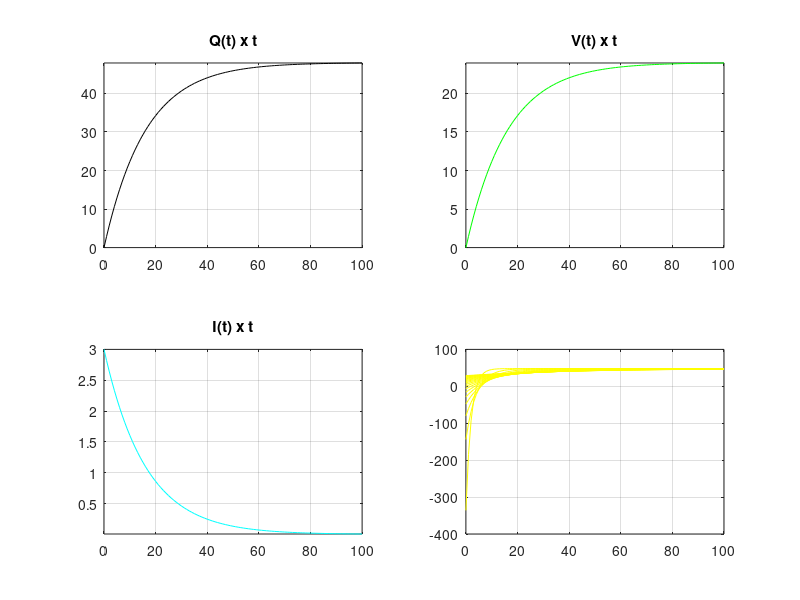

This chart was generated by the following MATLAB code:
# Calculos EDO 1 ordem circuitos
clc, clear all, close all, format long
R = 8;
C = 2;
V = 24;
t0 = 0;
Q0 = 0;
t = 0:100;
K = -48/3;
Q = V.*C + (V./R).*K.*exp(-t./(R.*C));
Vc = Q/C;
I = 3.*exp(-t./16);


t1 = 16;
Qt = V.*C + (V./R).*K.*exp(-t1./(R.*C))

subplot(2,2,1)
plot(t,Q,'k-');
title("Q(t) x t");
grid on
axis([0 max(t) min(Q) max(Q)])

subplot(2,2,2)
plot(t, Vc,'g-');
title("V(t) x t");
grid on
axis([0 max(t) min(Vc) max(Vc)])

subplot(2,2,3)
plot(t, I,'c-');
title("I(t) x t");
grid on
axis([0 max(t) min(I) max(I)])

##subplot(2,2,4)
##loglog(t,Q,'y-',t, Vc,'m-',t, I,'c-');
##title("Q(t) x t ; V(t) x t ; I(t) x t");
##grid on


for r = 1: 20
  Q = V.*C + (V./r).*K.*exp(-t./(r.*C));
  subplot(2,2,4)
  plot(t,Q,'y-');
  grid on
  hold on
end
